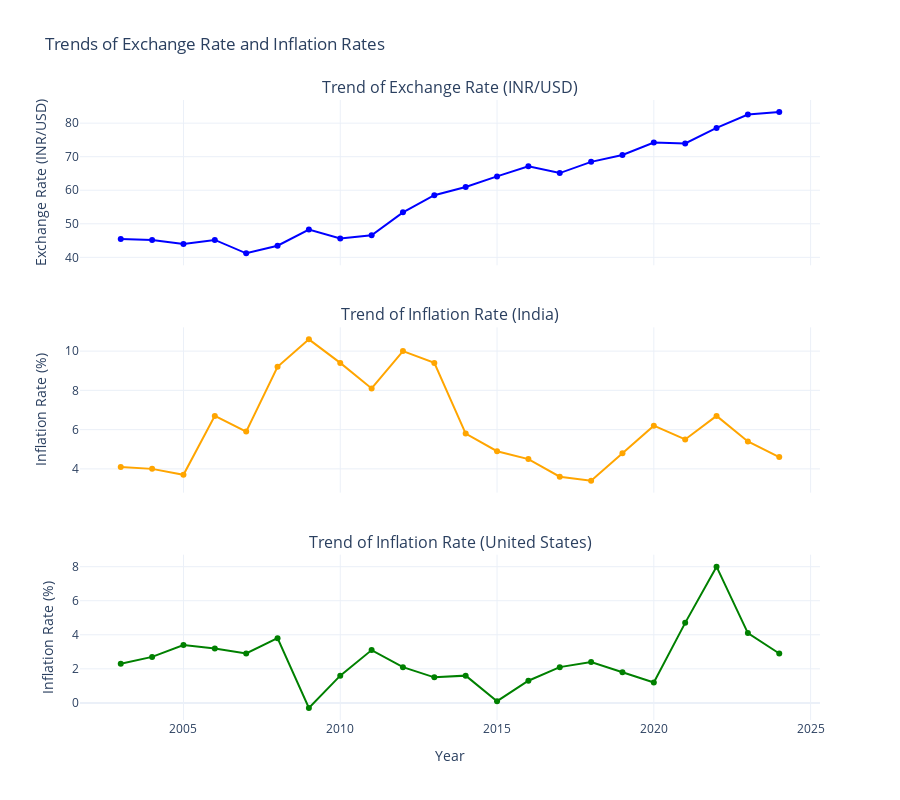

The cell this chart's notebook holds for it:
### Code cell
import plotly.graph_objs as go
from plotly.subplots import make_subplots

fig = make_subplots(rows=3, cols=1,
                    shared_xaxes=True,
                    vertical_spacing=0.1,
                    subplot_titles=("Trend of Exchange Rate (INR/USD)",
                                    "Trend of Inflation Rate (India)",
                                    "Trend of Inflation Rate (United States)"))

fig.add_trace(go.Scatter(x=merged_df['Year'],
                         y=merged_df['Exchange Rate (INR/USD)'],
                         mode='lines+markers',
                         marker=dict(color='blue'),
                         name='Exchange Rate (INR/USD)'),
              row=1, col=1)

fig.add_trace(go.Scatter(x=merged_df['Year'],
                         y=merged_df['Inflation Rate (India)'],
                         mode='lines+markers',
                         marker=dict(color='orange'),
                         name='Inflation Rate (India)'),
              row=2, col=1)

fig.add_trace(go.Scatter(x=merged_df['Year'],
                         y=merged_df['Inflation Rate (United States)'],
                         mode='lines+markers',
                         marker=dict(color='green'),
                         name='Inflation Rate (United States)'),
              row=3, col=1)

fig.update_layout(height=800,
                  width=900,
                  showlegend=False,
                  title_text="Trends of Exchange Rate and Inflation Rates",
                  xaxis3_title="Year",
                  template='plotly_white')

fig.update_yaxes(title_text="Exchange Rate (INR/USD)", row=1, col=1)
fig.update_yaxes(title_text="Inflation Rate (%)", row=2, col=1)
fig.update_yaxes(title_text="Inflation Rate (%)", row=3, col=1)

fig.show()

### Figure 1 — Plotly figure (JSON) as saved in the notebook; plotly's stock layout.template omitted (floating-point values rounded to 4 significant figures)
{"data": [{"marker": {"color": "blue"}, "mode": "lines+markers", "name": "Exchange Rate (INR/USD)", "type": "scatter", "x": [2003, 2004, 2005, 2006, 2007, 2008, 2009, 2010, 2011, 2012, 2013, 2014, 2015, 2016, 2017, 2018, 2019, 2020, 2021, 2022, 2023, 2024], "xaxis": "x", "y": [45.48, 45.19, 44.0, 45.18, 41.19, 43.46, 48.28, 45.62, 46.56, 53.4, 58.53, 60.97, 64.12, 67.17, 65.11, 68.45, 70.51, 74.22, 73.94, 78.58, 82.58, 83.31], "yaxis": "y"}, {"marker": {"color": "orange"}, "mode": "lines+markers", "name": "Inflation Rate (India)", "type": "scatter", "x": [2003, 2004, 2005, 2006, 2007, 2008, 2009, 2010, 2011, 2012, 2013, 2014, 2015, 2016, 2017, 2018, 2019, 2020, 2021, 2022, 2023, 2024], "xaxis": "x2", "y": [4.1, 4, 3.7, 6.7, 5.9, 9.2, 10.6, 9.4, 8.1, 10, 9.4, 5.8, 4.9, 4.5, 3.6, 3.4, 4.8, 6.2, 5.5, 6.7, 5.4, 4.6], "yaxis": "y2"}, {"marker": {"color": "green"}, "mode": "lines+markers", "name": "Inflation Rate (United States)", "type": "scatter", "x": [2003, 2004, 2005, 2006, 2007, 2008, 2009, 2010, 2011, 2012, 2013, 2014, 2015, 2016, 2017, 2018, 2019, 2020, 2021, 2022, 2023, 2024], "xaxis": "x3", "y": [2.3, 2.7, 3.4, 3.2, 2.9, 3.8, -0.3, 1.6, 3.1, 2.1, 1.5, 1.6, 0.1, 1.3, 2.1, 2.4, 1.8, 1.2, 4.7, 8, 4.1, 2.9], "yaxis": "y3"}], "layout": {"annotations": [{"font": {"size": 16}, "showarrow": false, "text": "Trend of Exchange Rate (INR/USD)", "x": 0.5, "xanchor": "center", "xref": "paper", "y": 1, "yanchor": "bottom", "yref": "paper"}, {"font": {"size": 16}, "showarrow": false, "text": "Trend of Inflation Rate (India)", "x": 0.5, "xanchor": "center", "xref": "paper", "y": 0.6333, "yanchor": "bottom", "yref": "paper"}, {"font": {"size": 16}, "showarrow": false, "text": "Trend of Inflation Rate (United States)", "x": 0.5, "xanchor": "center", "xref": "paper", "y": 0.2667, "yanchor": "bottom", "yref": "paper"}], "height": 800, "showlegend": false, "title": {"text": "Trends of Exchange Rate and Inflation Rates"}, "width": 900, "xaxis": {"anchor": "y", "domain": [0, 1], "matches": "x3", "showticklabels": false}, "xaxis2": {"anchor": "y2", "domain": [0, 1], "matches": "x3", "showticklabels": false}, "xaxis3": {"anchor": "y3", "domain": [0, 1], "title": {"text": "Year"}}, "yaxis": {"anchor": "x", "domain": [0.7333, 1], "title": {"text": "Exchange Rate (INR/USD)"}}, "yaxis2": {"anchor": "x2", "domain": [0.3667, 0.6333], "title": {"text": "Inflation Rate (%)"}}, "yaxis3": {"anchor": "x3", "domain": [0, 0.2667], "title": {"text": "Inflation Rate (%)"}}}}
